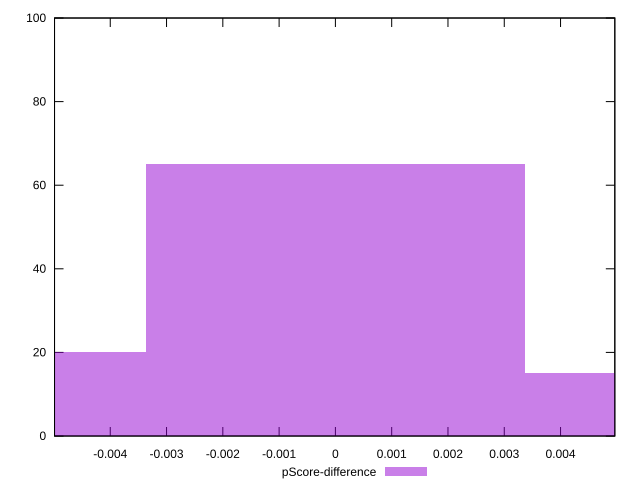

Write the gnuplot code that produced this figure.
reset

$pScoreDifference <<EOF
-0.006741308466906448 20
0 65
0.006741308466906448 15
EOF

set key outside below
set boxwidth 0.006741308466906448
set xrange [-0.004989901701986876:0.004964178244033002]
set yrange [0:100]
set trange [0:100]
set style fill transparent solid 0.5 noborder
set terminal svg size 640, 490 enhanced background rgb 'white'
set output "report_00017_2021-02-10T15-08-03.406Z/speed-index/samples/pages/pScore-difference/histogram.svg"

plot $pScoreDifference title "pScore-difference" with boxes

reset
